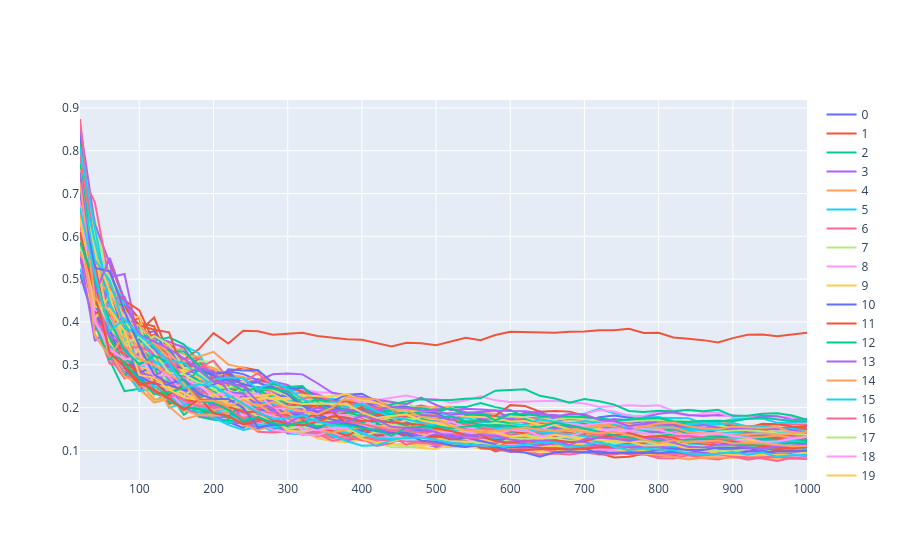

Notebook source saved alongside this figure:
### Markdown cell above
### 1 Bit random

### Code cell
data = capture_device.capture(
    number_of_traces=1000,
    input=lambda _: [random.randint(0, 255) for _ in range(16)]
    + [random.randint(0, 1)],
)

cpa(data, sbox_output_selection_function)
